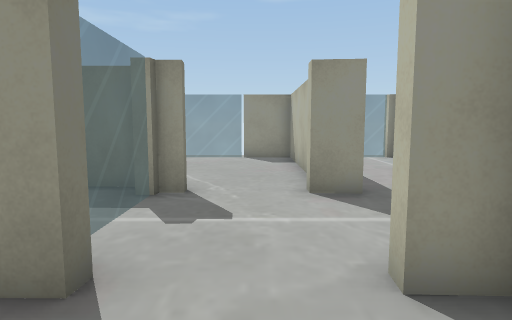
View 1 (above)

16 first-person views from a walk through a Unity game level. The camera is 1.3 m above the floor, tilts 6° down and sees 75° across. The floor is counted in squares, 1 m on a side. Each view is taken from the middle of a square. On the plan, view 1 faces up. The plan holds only what a view shows up to about 14 squares ahead; the rest is blank. The player is left out.

View 2
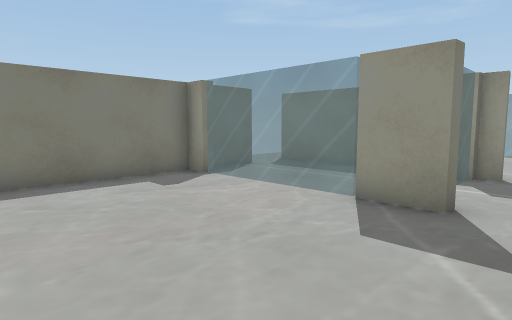

View 3
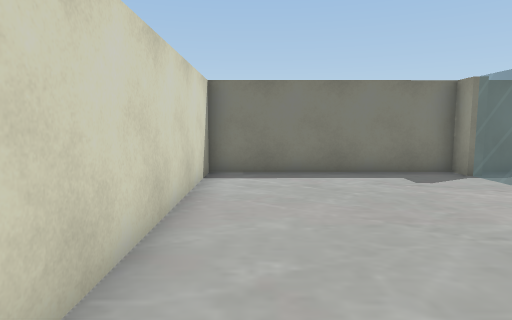

View 4
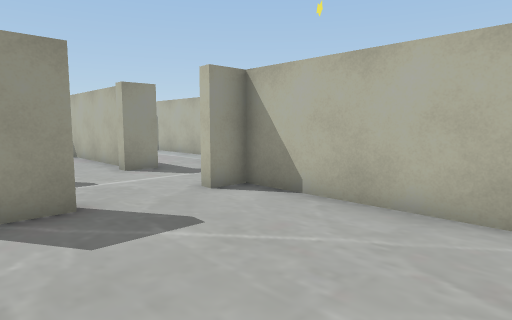

View 5
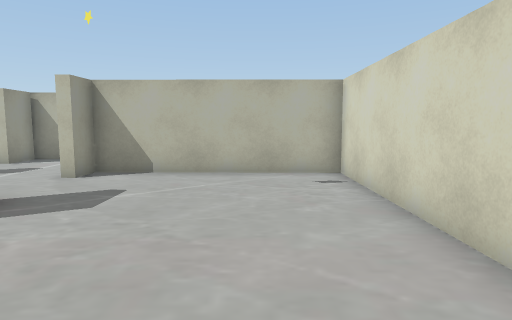

View 6
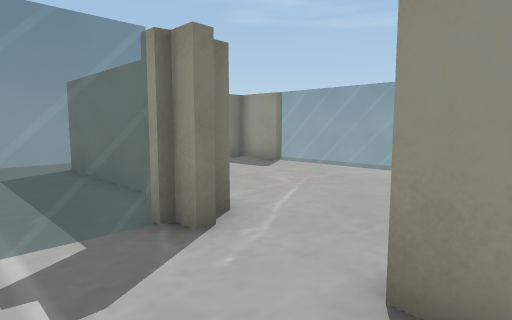

View 7
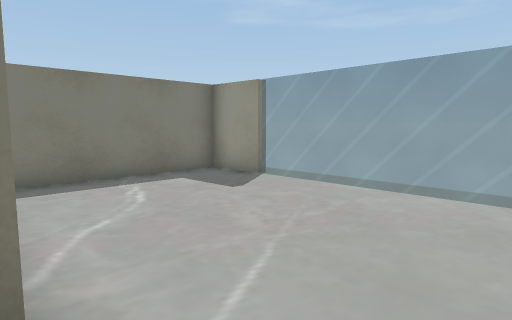

View 8
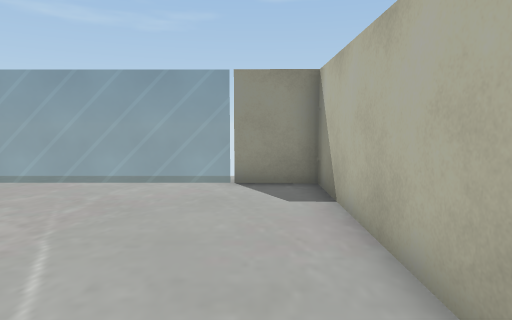

View 9
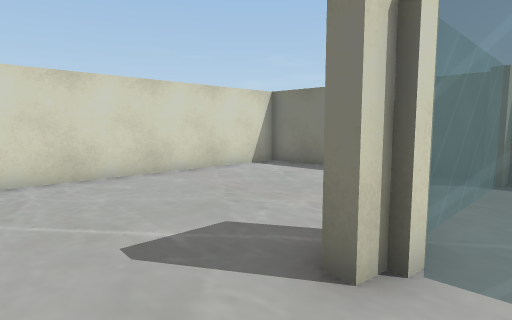

View 10
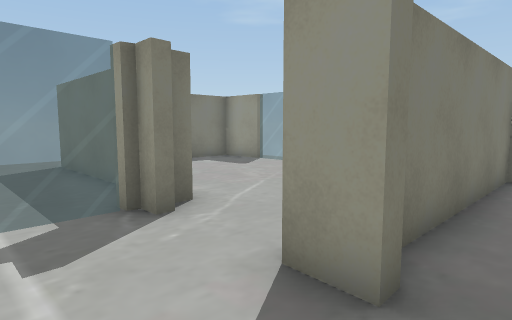

View 11
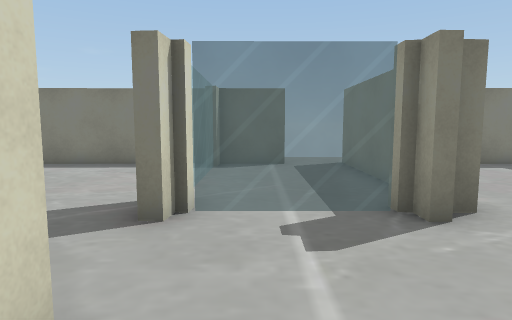

View 12
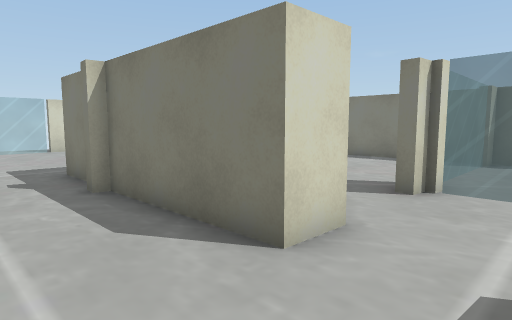

View 13
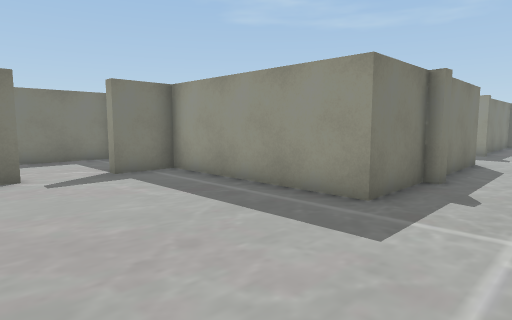

View 14
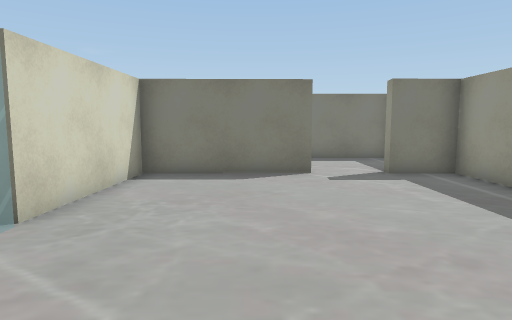

View 15
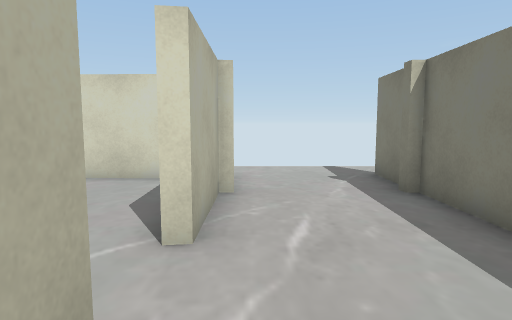

View 16
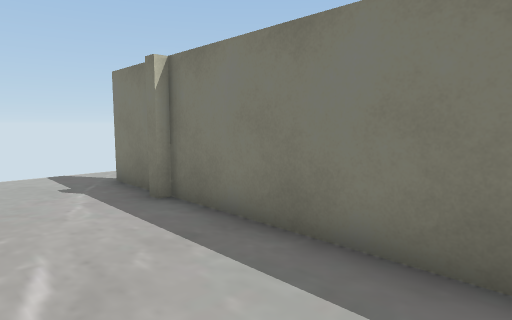

### Floor plan
Key: @ floor where view 1 was taken; # wall or solid block; . floor; = window, fence, low wall or low ledge.
Columns run from 10 left of view 1 to 6 right of it. Each row starts with its distance up from view 1.
 14     ======##   =#
 13   ###=====### ..#
 12   #.........# ..
 11   #........## .
 10   #........##..
  9   #........##...
  8   #........##...
  7 ..#######..##..#
  6 ........=..##..##
  5 ........=.......
  4   #.....=.....
  3   #=====#...#..
  2   #.........#...
  1   #.........#...
  0   #.......@.#..
 -1   #.........#..
 -2   #.........#..
 -3   #.........#..
 -4   ###########..
 -5   #. .#######..
 -6   #...#.........
 -7   #.............
 -8   #............
 -9   #...#.......
-10   #...#....... .
-11   #...#.......
-12   #...#.......
-13   #...#####=
-14   .....
-15   .....

Positions as (right, up) in squares from view 1, and headings:
1: (0, 0), facing up
2: (0, -3), facing up-left
3: (1, -3), facing left
4: (-3, -3), facing up-right
5: (-7, -2), facing right
6: (2, 4), facing up-left
7: (0, 7), facing up-left
8: (0, 6), facing up
9: (1, 4), facing down-left
10: (3, 4), facing up-left
11: (3, 4), facing left
12: (5, 5), facing down-left
13: (5, -10), facing up-left
14: (5, -10), facing left
15: (-5, -5), facing down
16: (-5, -6), facing down-left
